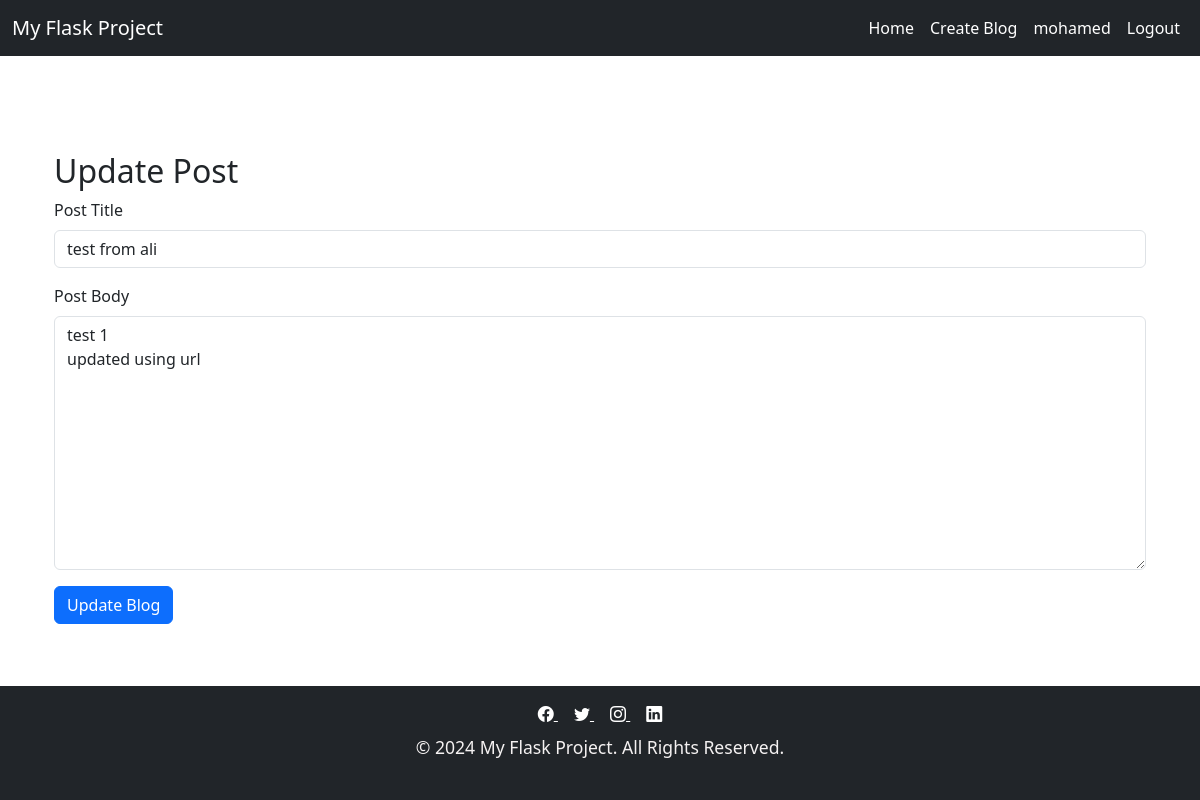
Screenshot of /posts/5/update (signed in) with the database file from the repository.
### tables this page shows
CREATE TABLE "users" (
	"id"	INTEGER,
	"username"	TEXT NOT NULL,
	"password"	TEXT NOT NULL,
	"email"	TEXT NOT NULL UNIQUE,
	PRIMARY KEY("id" AUTOINCREMENT)
);

CREATE TABLE "posts" (
	"id"	INTEGER,
	"title"	TEXT NOT NULL,
	"body"	TEXT NOT NULL,
	"author_id"	INTEGER,
	"created_at"	TIMESTAMP NOT NULL DEFAULT CURRENT_TIMESTAMP,
	PRIMARY KEY("id" AUTOINCREMENT)
);

### blog.py (the view, shortened to what this page needs)
@bp.route('/<int:post_id>/update', methods=['GET', 'POST'])
@login_required
def update(post_id):
    post = get_post(post_id,check_author=False)  # Ensure the user is the author
    return render_template('create.html', post=post, title='Update Blog')

### auth.py (called while the page is built)
@bp.before_app_request
def load_logged_in_user():
    user_id = session.get('user_id')
    if user_id is None:
        g.user = None
        g.user_details = None  # No user details if not logged in
    else:
        user = get_db().execute('SELECT * FROM users WHERE id = ?', (user_id,)).fetchone()
        g.user = user['id']  # Store only the user ID in g.user for ID-based operations
        g.user_details = user  # Store the full user details for template access

### blog.py (called while the page is built)
def get_db():
    if 'db' not in g:
        g.db = sqlite3.connect(DATABASE)
        g.db.row_factory = sqlite3.Row  # Return rows as dictionaries for easier access
        g.db.execute('PRAGMA journal_mode=WAL;')  # Enable WAL for concurrent read/writes
    return g.db

def get_post(post_id, check_author=True):
    post = get_db().execute('SELECT * FROM posts WHERE id = ?', (post_id,)).fetchone()
    if post is None:
        abort(404, f"Can't find blog with ID: {post_id}")
    if check_author and post['author_id'] != g.user:
        abort(403)  # Unauthorized if the current user is not the author
    return post

def login_required(func):
    @functools.wraps(func)
    def wrapped_func(**kwargs):
        if g.user is None:
            return redirect(url_for('auth.login'))
        return func(**kwargs)
    return wrapped_func

### templates/create.html
{% extends "base.html" %}
{% block content %}
<div class="container mt-5">
    <h2>{{ 'Update Post' if post else 'Create a New Post' }}</h2>
    <form action="{{ url_for('blog.update', post_id=post['id']) if post else url_for('blog.create') }}" method="POST">
        <div class="mb-3">
            <label for="title" class="form-label">Post Title</label>
            <input type="text" class="form-control" id="title" name="title" value="{{ post['title'] if post else '' }}">
        </div>
        <div class="mb-3">
            <label for="body" class="form-label">Post Body</label>
            <textarea class="form-control" id="body" name="body" rows="10">{{ post['body'] if post else '' }}</textarea>
        </div>
        <button type="submit" class="btn btn-primary">{{ 'Update Blog' if post else 'Create Blog' }}</button>
    </form>
</div>
{% endblock %}

### templates/base.html (shortened to what this page needs)
<!DOCTYPE html>
<html lang="en">
<head>
    <link rel="stylesheet" href="{{ url_for('static', filename='style.css') }}">
    <link href="https://cdn.jsdelivr.net/npm/bootstrap@5.3.0-alpha1/dist/css/bootstrap.min.css" rel="stylesheet">
    <link href="https://cdn.jsdelivr.net/npm/bootstrap-icons/font/bootstrap-icons.css" rel="stylesheet">
</head>
<body class="d-flex flex-column min-vh-100">
    <nav class="navbar navbar-expand-lg navbar-dark bg-dark">
        <div class="container-fluid">
            <a class="navbar-brand" href="{{ url_for('blog.index') }}">My Flask Project</a>
            <div class="collapse navbar-collapse" id="navbarNav">
                <ul class="navbar-nav ms-auto">
                    <li class="nav-item">
                        <a class="nav-link active" aria-current="page" href="{{ url_for('blog.index') }}">Home</a>
                    </li>
                    <li class="nav-item">
                        <a class="nav-link active" aria-current="page" href="{{ url_for('blog.create') }}">Create Blog</a>
                    </li>
                    {% if g.user %}
                    <li class="nav-item">
                        <a class="nav-link active" aria-current="page" href="{{ url_for('auth.dashboard') }}">{{ g.user_details['username'] }}</a>
                    </li>
                    <li class="nav-item">
                        <a class="nav-link active" aria-current="page" href="{{ url_for('auth.logout') }}">Logout</a>
                    </li>
                    {% endif %}
                </ul>
            </div>
        </div>
    </nav>
    <div class="container mt-5 mb-5 flex-grow-1">
        {% block content %}
        {% endblock %}
    </div>
    <footer class="bg-dark text-white text-center py-3">
        <div class="container">
            <div class="mb-2">
                <a href="https://facebook.com" target="_blank" class="text-white me-3">
                    <i class="bi bi-facebook"></i>
                </a>
                <a href="https://twitter.com" target="_blank" class="text-white me-3">
                    <i class="bi bi-twitter"></i>
                </a>
                <a href="https://instagram.com" target="_blank" class="text-white me-3">
                    <i class="bi bi-instagram"></i>
                </a>
                <a href="https://linkedin.com" target="_blank" class="text-white">
                    <i class="bi bi-linkedin"></i>
                </a>
            </div>
            <p id="footer">&copy; 2024 My Flask Project. All Rights Reserved.</p>
        </div>
    </footer>
</body>
</html>

### static/style.css (style rules this page uses)
body { font-family: 'Arial', sans-serif; background-color: #f4f4f9; color: #333; margin: 0; padding: 0; line-height: 1.6; }
h1, h2, h3, h4, h5, h6 { color: #2c3e50; font-weight: 700; margin-top: 1.5rem; margin-bottom: 0.75rem; }
h2 { font-size: 2rem; color: #2980b9; }
p { color: #053846; font-size: 1.1rem; margin-bottom: 1.5rem; }
a { color: #3498db; text-decoration: none; }
footer { background-color: #2c3e50; color: #ecf0f1; padding: 1rem; text-align: center; }
p#footer { color: #f4f1f1; font-size: 1.1rem; margin-bottom: 1.5rem; }
footer a { color: #ecf0f1; }

### rows the page displays
users: user_details.username "mohamed"
posts: title "test from ali", body "test 1 updated using url"

### other values shown
{{ 'Update Post' if post else 'Create a New Post' }} "Update Post"
{{ 'Update Blog' if post else 'Create Blog' }} "Update Blog"
